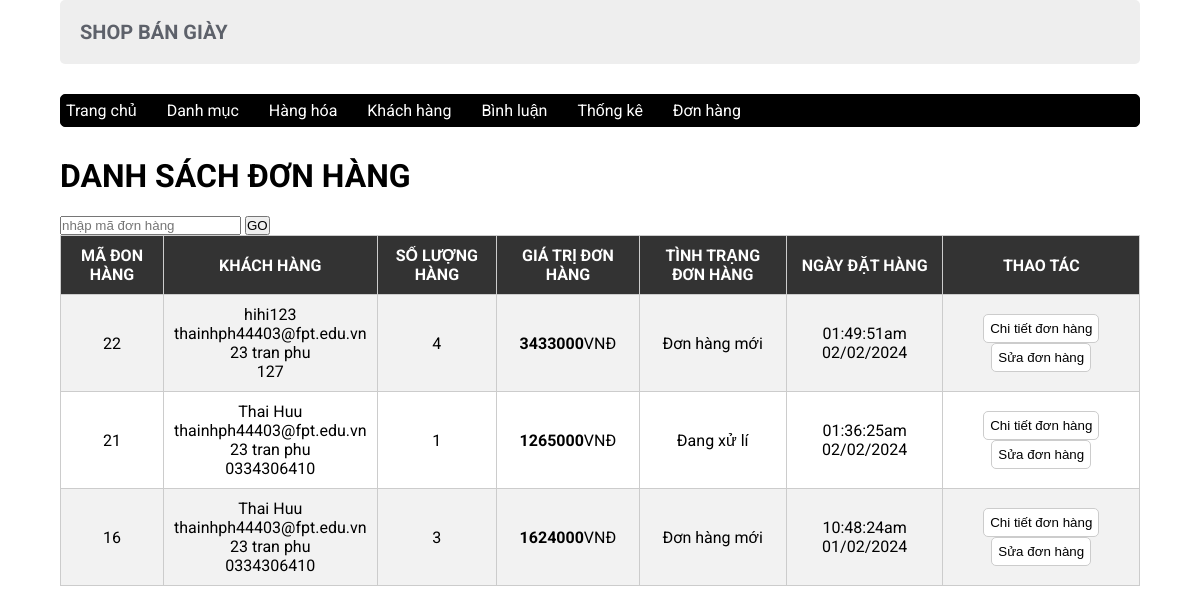
/admin/index.php?act=listbill, run on the app's committed database.
### tables this page shows
CREATE TABLE `bill` (
  `id` int(10) NOT NULL,
  `iduser` int(10) NOT NULL,
  `bill_name` varchar(255) NOT NULL,
  `bill_address` varchar(255) NOT NULL,
  `bill_tel` varchar(10) NOT NULL,
  `bill_email` varchar(100) NOT NULL,
  `bill_pttt` tinyint(4) NOT NULL DEFAULT 1 COMMENT '1.Thanh toán trực tiếp 2.Thanh toán chuyển khoản 3.Thanh toán online',
  `ngaydathang` varchar(50) DEFAULT NULL,
  `tongdonhang` int(10) NOT NULL DEFAULT 0,
  `tinhtrang` tinyint(4) NOT NULL DEFAULT 0 COMMENT '0.Đơn hàng mới 1.Đang xử lí 2.Đang giao hàng 3.đã giao hàng'
);

### model/pdo.php (called while the page is built, shortened)
<?php
function pdo_get_connection(){
    $host = "localhost";
    $username = "root";
    $password = "";
    $dbname = "duan1thi";
    try {
        $conn = new PDO("mysql:host=$host;dbname=$dbname", $username, $password);
        $conn->setAttribute(PDO::ATTR_ERRMODE, PDO::ERRMODE_EXCEPTION);
        return $conn;
    } catch (PDOException $e) {
        die("Connect failed " . $e->getMessage());
    }
}
function pdo_query($sql){
    $sql_args = array_slice(func_get_args(),1);
    try{
        $conn = pdo_get_connection();
        $stmt = $conn -> prepare($sql);
        $stmt ->execute($sql_args);
        $rows = $stmt->fetchAll();
        return $rows;
    }
    catch(PDOException $e){
        throw $e;
    }
    finally{
        unset($conn);
    }
}
?>

### model/cart.php (called while the page is built, shortened)
<?php
function loadall_bill($iduser)
{
    $sql = "SELECT * FROM bill where 1";
    $sql .= " order by id desc";
    $listbill = pdo_query($sql);
    return $listbill;
}
function loadall_cart_count($idbill)
{
    $sql = "SELECT * FROM cart WHERE idbill=" . $idbill;
    $bill = pdo_query($sql);
    return sizeof($bill);
}

### admin/bill/listbill.php (the view, shortened to what this page needs)
<div class="row2">
    <div class="row2 fort_title">
        <h1>DANH SÁCH ĐƠN HÀNG</h1>
        <form action="index.php?act=listbill" method="post">
            <input type="text" name="kyw" placeholder="nhập mã đơn hàng">
            <input type="submit" name="listok" value="GO">
        </form>
    </div>
    <div class="row2 form_content">
        <div class="row2 mb10 formds_loai">
            <table>
                <tr>
                    <th>MÃ ĐON HÀNG</th>
                    <th>KHÁCH HÀNG</th>
                    <th>SỐ LƯỢNG HÀNG</th>
                    <th>GIÁ TRỊ ĐƠN HÀNG</th>
                    <th>TÌNH TRẠNG ĐƠN HÀNG</th>
                    <th>NGÀY ĐẶT HÀNG</th>
                    <th>THAO TÁC</th>
                </tr>
                <?php
                foreach ($listbill as $bill) {
                    extract($bill);
                    $kh = $bill["bill_name"] . '
                        <br> ' . $bill["bill_email"] . '
                        <br> ' . $bill["bill_address"] . '
                        <br> ' . $bill["bill_tel"];
                    $ttdh=$bill['tinhtrang'];
                    switch ($ttdh){
                        case "0" :
                            $tt="Đơn hàng mới";
                            break;
                        case "1" :
                            $tt="Đang xử lí";
                            break;
                        }
                    $countsp = loadall_cart_count($bill['id']);
                    echo '<tr>
                                <td>' . $bill['id'] . '</td>
                                <td>' . $kh . '</td>
                                <td>' . $countsp . '</td>
                                <td><strong>' . $bill['tongdonhang'] . '</strong>VNĐ</td>
                                <td>' . $tt . '</td>
                                <td>' . $bill['ngaydathang'] . '</td>
                                <td>
                                <a href="index.php?act=chitiet&id='.$id.'" ><input type="button"  value="Chi tiết đơn hàng"></a>
                                <a href="index.php?act=suabill&id='.$id.'" ><input type="button"  value="Sửa đơn hàng"></a>
                                </td>
                            </tr>';
                }
                ?>
            </table>
        </div>
    </div>
</div>

### css/css.css (style rules this page uses)
:root { --white-color:#fff; --black-color:#000; --text-color:#333; }
* { margin:0; padding:0; box-sizing:border-box; }
body { font-family:'Roboto', sans-serif; }
.row2 { float:left; width:100%; }
.mb10 { margin-bottom:10px; }
form { text-align: left; margin-top: 20px; }
.form_account input[type="reset"], .form_account input[type="submit"], .form_content input[type="submit"], .form_content input[type="reset"], .form_content input[type="button"] { padding: 6px; background: white; border: 1px solid #CCC; border-radius: 5px; }
table { width: 100%; border-collapse: collapse; border-spacing: 0; margin-bottom: 20px; }
table, th, td { border: 1px solid #ccc; }
th, td { padding: 10px; text-align: center; }
th { background-color: #333; color: white; }
tr:nth-child(even) { background-color: #f2f2f2; }
* { box-sizing:border-box }

### data on the page
bill: id "22", bill_name "hihi123", bill_email "thainhph44403@fpt.edu.vn", bill_address "23 tran phu", bill_tel "127", countsp "4", tongdonhang "3433000", tinhtrang "Đơn hàng mới", ngaydathang "01:49:51am 02/02/2024"
bill: id "21", bill_name "Thai Huu", bill_email "thainhph44403@fpt.edu.vn", bill_address "23 tran phu", bill_tel "0334306410", countsp "1", tongdonhang "1265000", tinhtrang "Đang xử lí", ngaydathang "01:36:25am 02/02/2024"
bill: id "16", bill_name "Thai Huu", bill_email "thainhph44403@fpt.edu.vn", bill_address "23 tran phu", bill_tel "0334306410", countsp "3", tongdonhang "1624000", tinhtrang "Đơn hàng mới", ngaydathang "10:48:24am 01/02/2024"
